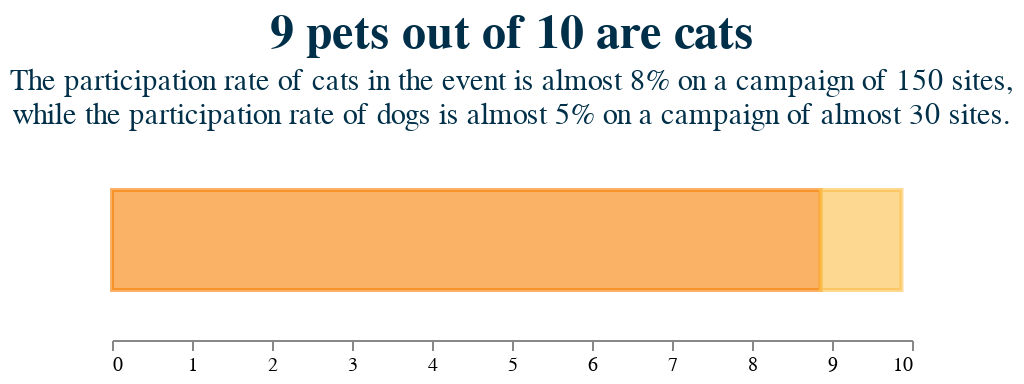

This figure's notebook cell:
### Code cell
layer2 = alt.layer(
    chart,
    text
).resolve_scale(
    color='independent'
).configure_view(
    strokeOpacity=0
).properties(
    height=120,
    title='9 pets out of 10 are cats',
).configure_title(fontSize=24,color="#003049")

layer2

### Figure 1 — Vega-Lite specification as saved in the notebook (floating-point values rounded to 4 significant figures)
{"config": {"view": {"continuousWidth": 400, "continuousHeight": 300, "strokeOpacity": 0}, "title": {"color": "#003049", "fontSize": 24}}, "layer": [{"data": {"name": "data-eed7b3246ab042143a76f3352fafd93c"}, "mark": {"type": "bar", "size": 50}, "encoding": {"color": {"field": "pet", "legend": null, "scale": {"range": ["#f77f00", "#fcbf49"]}, "type": "ordinal"}, "opacity": {"value": 0.6}, "stroke": {"field": "pet", "legend": null, "scale": {"range": ["#f77f00", "#fcbf49"]}, "type": "ordinal"}, "strokeWidth": {"value": 2}, "x": {"axis": {"grid": false, "orient": "bottom", "tickMinStep": 1, "title": null}, "field": "percentage", "scale": {"domain": [0, 10]}, "type": "quantitative"}, "y": {"value": 80}}, "height": 130}, {"data": {"name": "data-da2264258f9a86a8352dbdc491207e4b"}, "mark": {"type": "text", "color": "#003049", "fontSize": 15}, "encoding": {"text": {"field": "text", "type": "nominal"}, "y": {"value": 0}}}], "height": 120, "resolve": {"scale": {"color": "independent"}}, "title": "9 pets out of 10 are cats", "$schema": "https://vega.github.io/schema/vega-lite/v4.17.0.json", "datasets": {"data-eed7b3246ab042143a76f3352fafd93c": [{"pet": "Cat", "number_of_participants": 1138, "percentage": 8.856, "number_of_advertised_sites": 150, "participation_rate": 7.587}, {"pet": "Dog", "number_of_participants": 130, "percentage": 1.012, "number_of_advertised_sites": 28, "participation_rate": 4.643}], "data-da2264258f9a86a8352dbdc491207e4b": [{"text": ["The participation rate of cats in the event is almost 8% on a campaign of 150 sites,", "while the participation rate of dogs is almost 5% on a campaign of almost 30 sites."]}]}}
